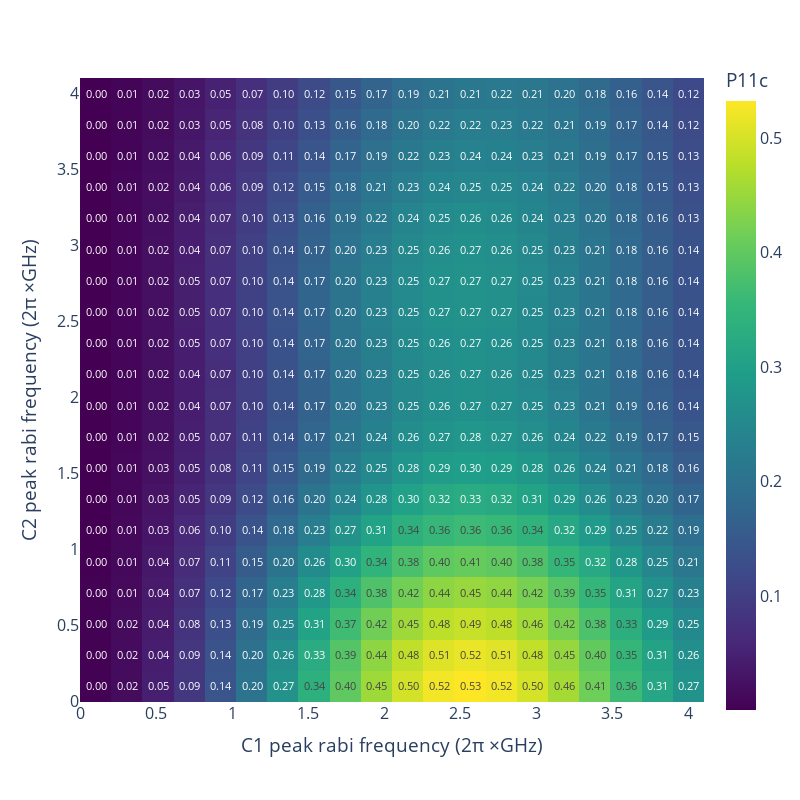
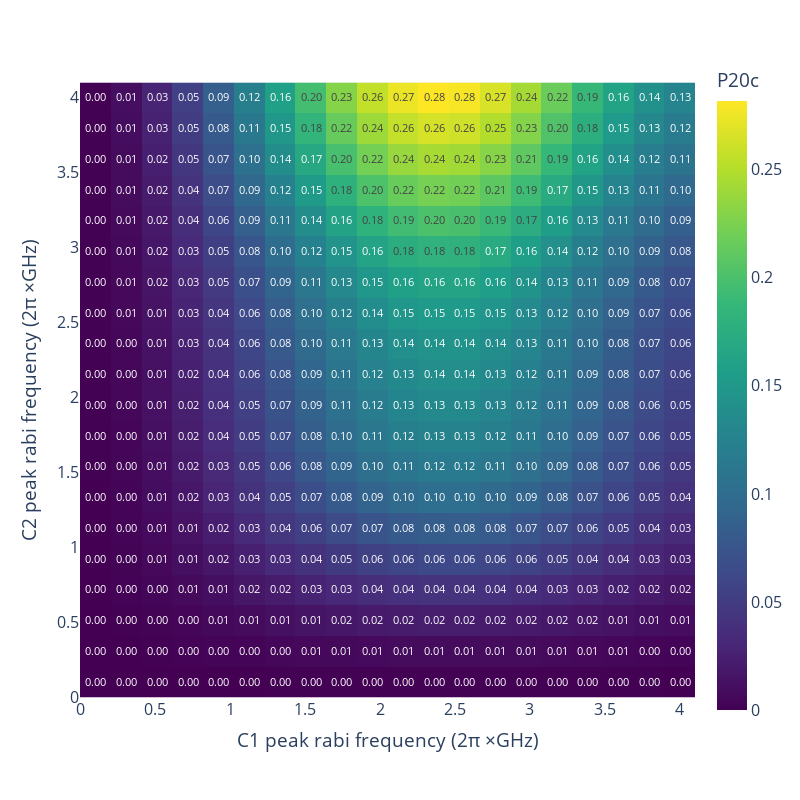
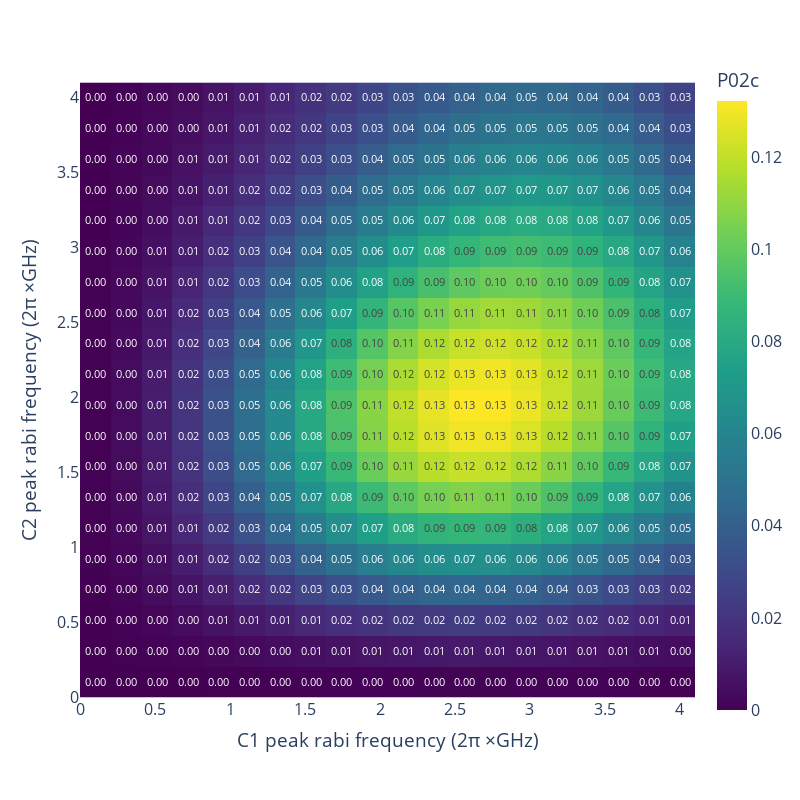
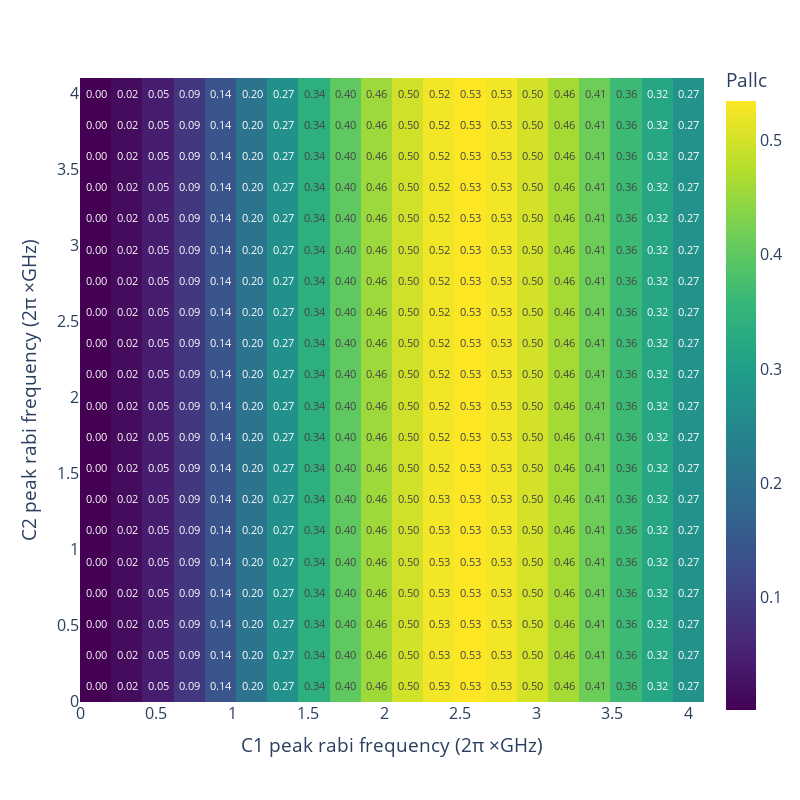

Notebook cell for these charts, in order:
### Code cell
fig = px.imshow(P11c.T, text_auto = '.2f', x = Omega_list, y = Omega_list, color_continuous_scale='Viridis',
                labels=dict(x=f'C1 peak rabi frequency (2{pi_unicode} {times_unicode}GHz)', 
                            y=f'C2 peak rabi frequency (2{pi_unicode} {times_unicode}GHz)', color="P11c"), origin='lower')
fig.update_layout(width = 800,height = 800, font=dict(size=16))
fig.show(renderer = 'vscode')

fig = px.imshow(P20c.T, text_auto = '.2f', x = Omega_list, y = Omega_list, color_continuous_scale='Viridis',
                labels=dict(x=f'C1 peak rabi frequency (2{pi_unicode} {times_unicode}GHz)', 
                            y=f'C2 peak rabi frequency (2{pi_unicode} {times_unicode}GHz)', color="P20c"), origin='lower')
fig.update_layout(width = 800,height = 800, font=dict(size=16))
fig.show(renderer = 'vscode')

fig = px.imshow(P02c.T, text_auto = '.2f', x = Omega_list, y = Omega_list, color_continuous_scale='Viridis',
                labels=dict(x=f'C1 peak rabi frequency (2{pi_unicode} {times_unicode}GHz)', 
                            y=f'C2 peak rabi frequency (2{pi_unicode} {times_unicode}GHz)', color="P02c"), origin='lower')
fig.update_layout(width = 800,height = 800, font=dict(size=16))
fig.show(renderer = 'vscode')

fig = px.imshow(Pallc.T, text_auto = '.2f', x = Omega_list, y = Omega_list, color_continuous_scale='Viridis',
                labels=dict(x=f'C1 peak rabi frequency (2{pi_unicode} {times_unicode}GHz)', 
                            y=f'C2 peak rabi frequency (2{pi_unicode} {times_unicode}GHz)', color="Pallc"), origin='lower')
fig.update_layout(width = 800,height = 800, font=dict(size=16))
fig.show(renderer = 'vscode')

### Figure 1 — Plotly figure (JSON) as saved in the notebook; plotly's stock layout.template omitted (floating-point values rounded to 4 significant figures; data arrays with more than 128 entries replaced by an {"elided": "..."} marker saying what was removed)
{"data": [{"coloraxis": "coloraxis", "hovertemplate": "C1 peak rabi frequency (2π ×GHz): %{x}<br>C2 peak rabi frequency (2π ×GHz): %{y}<br>P11c: %{z}<extra></extra>", "name": "0", "texttemplate": "%{z:.2f}", "type": "heatmap", "x": [0.1, 0.3053, 0.5105, 0.7158, 0.9211, 1.126, 1.332, 1.537, 1.742, 1.947, 2.153, 2.358, 2.563, 2.768, 2.974, 3.179, 3.384, 3.589, 3.795, 4], "xaxis": "x", "y": [0.1, 0.3053, 0.5105, 0.7158, 0.9211, 1.126, 1.332, 1.537, 1.742, 1.947, 2.153, 2.358, 2.563, 2.768, 2.974, 3.179, 3.384, 3.589, 3.795, 4], "yaxis": "y", "z": {"elided": "20x20 float values"}}], "layout": {"coloraxis": {"colorbar": {"title": {"text": "P11c"}}, "colorscale": [[0, "#440154"], [0.1111, "#482878"], [0.2222, "#3e4989"], [0.3333, "#31688e"], [0.4444, "#26828e"], [0.5556, "#1f9e89"], [0.6667, "#35b779"], [0.7778, "#6ece58"], [0.8889, "#b5de2b"], [1, "#fde725"]]}, "font": {"size": 16}, "height": 800, "margin": {"t": 60}, "width": 800, "xaxis": {"anchor": "y", "constrain": "domain", "domain": [0, 1], "scaleanchor": "y", "title": {"text": "C1 peak rabi frequency (2π ×GHz)"}}, "yaxis": {"anchor": "x", "autorange": true, "constrain": "domain", "domain": [0, 1], "title": {"text": "C2 peak rabi frequency (2π ×GHz)"}}}}

### Figure 2 — Plotly figure (JSON) as saved in the notebook; plotly's stock layout.template omitted (floating-point values rounded to 4 significant figures; data arrays with more than 128 entries replaced by an {"elided": "..."} marker saying what was removed)
{"data": [{"coloraxis": "coloraxis", "hovertemplate": "C1 peak rabi frequency (2π ×GHz): %{x}<br>C2 peak rabi frequency (2π ×GHz): %{y}<br>P20c: %{z}<extra></extra>", "name": "0", "texttemplate": "%{z:.2f}", "type": "heatmap", "x": [0.1, 0.3053, 0.5105, 0.7158, 0.9211, 1.126, 1.332, 1.537, 1.742, 1.947, 2.153, 2.358, 2.563, 2.768, 2.974, 3.179, 3.384, 3.589, 3.795, 4], "xaxis": "x", "y": [0.1, 0.3053, 0.5105, 0.7158, 0.9211, 1.126, 1.332, 1.537, 1.742, 1.947, 2.153, 2.358, 2.563, 2.768, 2.974, 3.179, 3.384, 3.589, 3.795, 4], "yaxis": "y", "z": {"elided": "20x20 float values"}}], "layout": {"coloraxis": {"colorbar": {"title": {"text": "P20c"}}, "colorscale": [[0, "#440154"], [0.1111, "#482878"], [0.2222, "#3e4989"], [0.3333, "#31688e"], [0.4444, "#26828e"], [0.5556, "#1f9e89"], [0.6667, "#35b779"], [0.7778, "#6ece58"], [0.8889, "#b5de2b"], [1, "#fde725"]]}, "font": {"size": 16}, "height": 800, "margin": {"t": 60}, "width": 800, "xaxis": {"anchor": "y", "constrain": "domain", "domain": [0, 1], "scaleanchor": "y", "title": {"text": "C1 peak rabi frequency (2π ×GHz)"}}, "yaxis": {"anchor": "x", "autorange": true, "constrain": "domain", "domain": [0, 1], "title": {"text": "C2 peak rabi frequency (2π ×GHz)"}}}}

### Figure 3 — Plotly figure (JSON) as saved in the notebook; plotly's stock layout.template omitted (floating-point values rounded to 4 significant figures; data arrays with more than 128 entries replaced by an {"elided": "..."} marker saying what was removed)
{"data": [{"coloraxis": "coloraxis", "hovertemplate": "C1 peak rabi frequency (2π ×GHz): %{x}<br>C2 peak rabi frequency (2π ×GHz): %{y}<br>P02c: %{z}<extra></extra>", "name": "0", "texttemplate": "%{z:.2f}", "type": "heatmap", "x": [0.1, 0.3053, 0.5105, 0.7158, 0.9211, 1.126, 1.332, 1.537, 1.742, 1.947, 2.153, 2.358, 2.563, 2.768, 2.974, 3.179, 3.384, 3.589, 3.795, 4], "xaxis": "x", "y": [0.1, 0.3053, 0.5105, 0.7158, 0.9211, 1.126, 1.332, 1.537, 1.742, 1.947, 2.153, 2.358, 2.563, 2.768, 2.974, 3.179, 3.384, 3.589, 3.795, 4], "yaxis": "y", "z": {"elided": "20x20 float values"}}], "layout": {"coloraxis": {"colorbar": {"title": {"text": "P02c"}}, "colorscale": [[0, "#440154"], [0.1111, "#482878"], [0.2222, "#3e4989"], [0.3333, "#31688e"], [0.4444, "#26828e"], [0.5556, "#1f9e89"], [0.6667, "#35b779"], [0.7778, "#6ece58"], [0.8889, "#b5de2b"], [1, "#fde725"]]}, "font": {"size": 16}, "height": 800, "margin": {"t": 60}, "width": 800, "xaxis": {"anchor": "y", "constrain": "domain", "domain": [0, 1], "scaleanchor": "y", "title": {"text": "C1 peak rabi frequency (2π ×GHz)"}}, "yaxis": {"anchor": "x", "autorange": true, "constrain": "domain", "domain": [0, 1], "title": {"text": "C2 peak rabi frequency (2π ×GHz)"}}}}

### Figure 4 — Plotly figure (JSON) as saved in the notebook; plotly's stock layout.template omitted (floating-point values rounded to 4 significant figures; data arrays with more than 128 entries replaced by an {"elided": "..."} marker saying what was removed)
{"data": [{"coloraxis": "coloraxis", "hovertemplate": "C1 peak rabi frequency (2π ×GHz): %{x}<br>C2 peak rabi frequency (2π ×GHz): %{y}<br>Pallc: %{z}<extra></extra>", "name": "0", "texttemplate": "%{z:.2f}", "type": "heatmap", "x": [0.1, 0.3053, 0.5105, 0.7158, 0.9211, 1.126, 1.332, 1.537, 1.742, 1.947, 2.153, 2.358, 2.563, 2.768, 2.974, 3.179, 3.384, 3.589, 3.795, 4], "xaxis": "x", "y": [0.1, 0.3053, 0.5105, 0.7158, 0.9211, 1.126, 1.332, 1.537, 1.742, 1.947, 2.153, 2.358, 2.563, 2.768, 2.974, 3.179, 3.384, 3.589, 3.795, 4], "yaxis": "y", "z": {"elided": "20x20 float values"}}], "layout": {"coloraxis": {"colorbar": {"title": {"text": "Pallc"}}, "colorscale": [[0, "#440154"], [0.1111, "#482878"], [0.2222, "#3e4989"], [0.3333, "#31688e"], [0.4444, "#26828e"], [0.5556, "#1f9e89"], [0.6667, "#35b779"], [0.7778, "#6ece58"], [0.8889, "#b5de2b"], [1, "#fde725"]]}, "font": {"size": 16}, "height": 800, "margin": {"t": 60}, "width": 800, "xaxis": {"anchor": "y", "constrain": "domain", "domain": [0, 1], "scaleanchor": "y", "title": {"text": "C1 peak rabi frequency (2π ×GHz)"}}, "yaxis": {"anchor": "x", "autorange": true, "constrain": "domain", "domain": [0, 1], "title": {"text": "C2 peak rabi frequency (2π ×GHz)"}}}}
